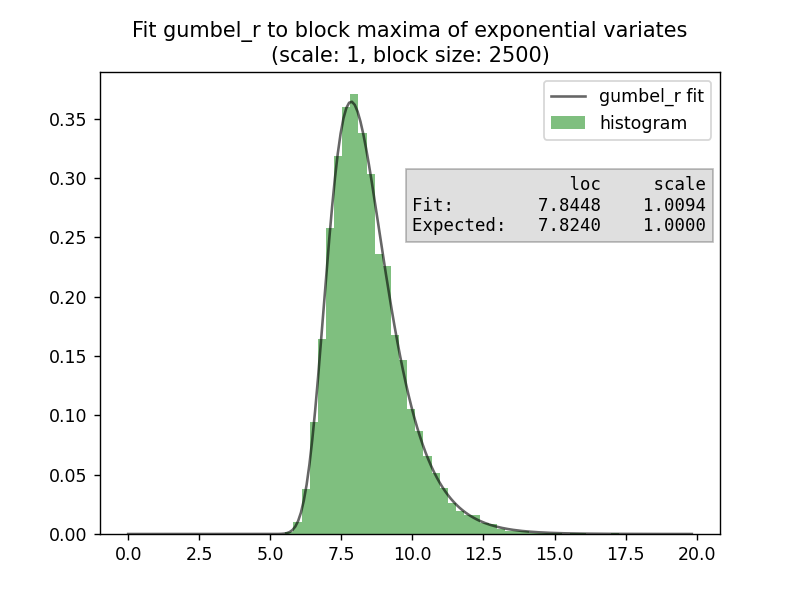

Reproduce this figure in Python.
# See Coles Example 3.1.  Here the underlying distribution is the exponential
# distribution with a given scale; scale=1 is used in Example 3.1.

import numpy as np
from scipy.stats import expon, gumbel_r
import matplotlib.pyplot as plt


seed = 782347878783482347
rng = np.random.default_rng(seed)

scale = 1
block_size = 2500
num_blocks = 10000
smax = expon.rvs(scale=scale, size=(num_blocks, block_size),
                 random_state=rng).max(axis=1)

max_result = gumbel_r.fit(smax)

expected_loc = scale*np.log(block_size)
print("Fit parameters: %8.4f  %8.4f" % max_result)
print("Expected:       %8.4f  %8.4f" % (expected_loc, scale))


plt.hist(smax, density=True, bins=50, color='g', ec='none', alpha=0.5,
         label='histogram')

x = np.linspace(0, smax.max(), 200)
p = gumbel_r.pdf(x, *max_result)
plt.plot(x, p, 'k', alpha=0.6, lw=1.5, label='gumbel_r fit')
plt.title('Fit gumbel_r to block maxima of exponential variates\n'
          f'(scale: {scale}, block size: {block_size})')
plt.legend()
text = ('               loc     scale\n' +
        f'Fit:      {max_result[0]:8.4f}  {max_result[1]:8.4f}\n' +
        f'Expected: {expected_loc:8.4f}  {scale:8.4f}')
plt.text(0.82*max_result[0] + 0.18*smax.max(), 0.7*p.max(), text,
         fontfamily='monospace', bbox=dict(facecolor='gray', alpha=0.25))
# plt.show()
plt.savefig('coles_example_3_1.png', dpi=125)
